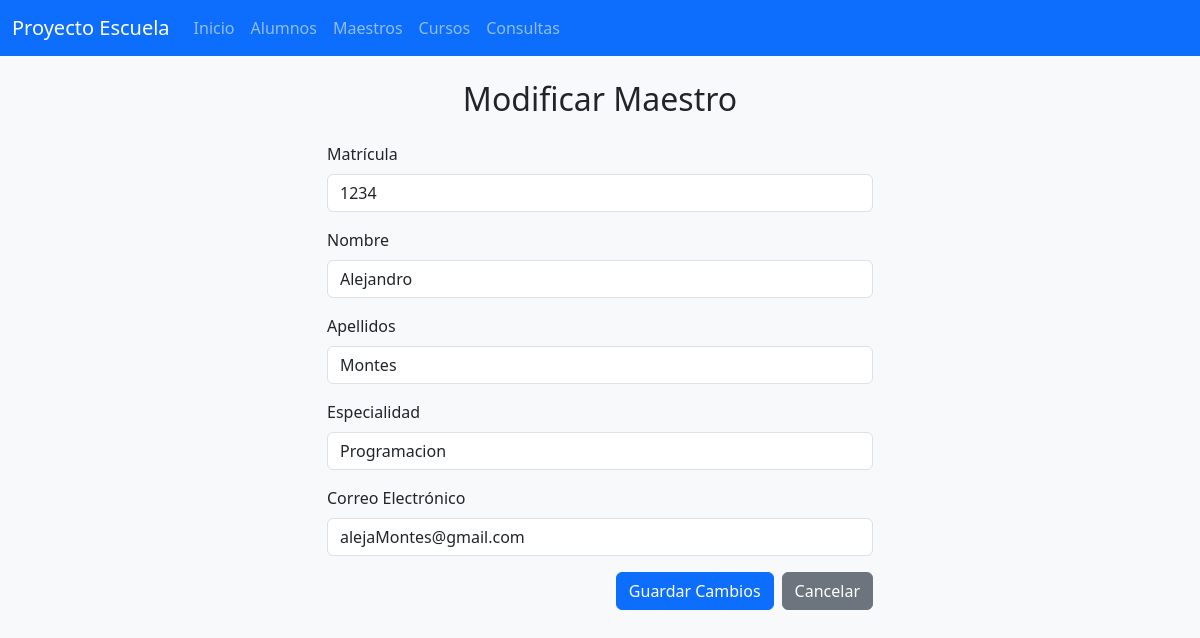
The app's page /maestros/modificar?matricula=1234 with its own data.
### models.py (models this page shows)
class Maestros(db.Model):
    __tablename__ = 'maestros'
    matricula = db.Column(db.Integer, primary_key=True)
    nombre = db.Column(db.String(50), nullable=False)
    apellidos = db.Column(db.String(50), nullable=False)
    especialidad = db.Column(db.String(50), nullable=False)
    email = db.Column(db.String(50), nullable=False)
    cursos = db.relationship('Curso', back_populates='maestro', cascade='all, delete-orphan')

### maestros/routes.py (the view, shortened to what this page needs)
@maestros_bp.route("/maestros/modificar", methods=['GET', 'POST'])
def maestros_modificar():
    create_form = forms.MaestrosForm(request.form)
    matricula_str = request.args.get('matricula') or request.form.get('matricula')
    matricula = int(matricula_str) if matricula_str else None
    maestro1 = db.session.get(Maestros, matricula) if matricula else None
    if request.method == 'GET':
        if not maestro1:
            flash("Maestro no encontrado")
            return redirect(url_for('maestros.maestros'))
        create_form.matricula.data = maestro1.matricula
        create_form.nombre.data = maestro1.nombre
        create_form.apellidos.data = maestro1.apellidos
        create_form.especialidad.data = maestro1.especialidad
        create_form.email.data = maestro1.email
    return render_template("maestros/modificar.html", form=create_form)

### forms.py
class MaestrosForm(FlaskForm):
    matricula = IntegerField('Matricula', [
        validators.DataRequired(message="La matrícula es requerida"),
        validators.NumberRange(min=1, max=9999999999, message="Ingrese una matrícula válida")
    ])
    nombre = StringField('Nombre', [
        validators.DataRequired(message="El campo es requerido"),
        validators.Length(min=3, max=100, message="Ingrese un nombre válido")
    ])
    apellidos = StringField('Apellidos', [
        validators.DataRequired(message="El campo es requerido")
    ])
    especialidad = StringField('Especialidad', [
        validators.DataRequired(message="Ingrese una especialidad válida")
    ])
    email = EmailField('Email', [
        validators.DataRequired(message="El correo es requerido"),
        validators.Email(message="Ingrese un correo válido")
    ])

### templates/maestros/modificar.html (shortened to what this page needs)
{% extends "layout.html" %}
{% block container %}
<div class="row justify-content-center">
    <div class="col-md-6">
        <h2 class="text-center mb-4">Modificar Maestro</h2>
        <form action="{{ url_for('maestros.maestros_modificar') }}" method="POST" novalidate>
            <div class="mb-3">
                <label for="matricula" class="form-label">Matrícula</label>
                {{ form.matricula(class="form-control", readonly=True) }}
            </div>
            <div class="mb-3">
                <label for="nombre" class="form-label">Nombre</label>
                {{ form.nombre(class="form-control") }}
            </div>
            <div class="mb-3">
                <label for="apellidos" class="form-label">Apellidos</label>
                {{ form.apellidos(class="form-control") }}
            </div>
            <div class="mb-3">
                <label for="especialidad" class="form-label">Especialidad</label>
                {{ form.especialidad(class="form-control") }}
            </div>
            <div class="mb-3">
                <label for="email" class="form-label">Correo Electrónico</label>
                {{ form.email(class="form-control") }}
            </div>
            <div class="d-grid gap-2 d-md-flex justify-content-md-end">
                <button type="submit" class="btn btn-primary">Guardar Cambios</button>
                <a href="{{ url_for('maestros.maestros') }}" class="btn btn-secondary">Cancelar</a>
            </div>
        </form>
    </div>
</div>
{% endblock %}

### records on screen
Maestros: matricula "1234", nombre "Alejandro", apellidos "Montes", especialidad "Programacion", email "alejaMontes@gmail.com"
